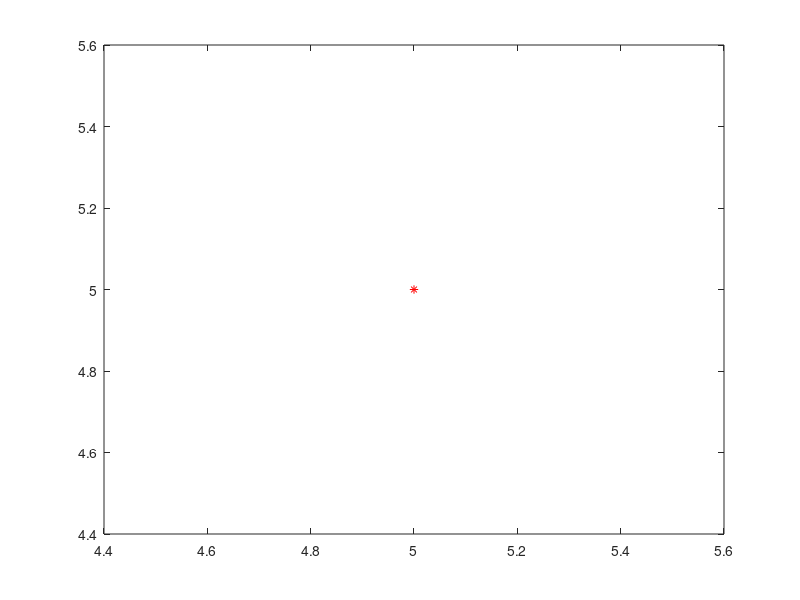

The MATLAB script that drew this image: (Note: this script raises an error after producing the figure.)
X = input('Introduzca el vector de puntos donde interpolar ');
n = size(X, 2);
funcion = input('Introduzca 1 si usará función (valores puntuales en caso contrario) ');
if funcion == 1
  g = input('Introduzca la función (p.ej. @(x) sin(x)) ');
  fplot(g, [min(X), max(X)]);
  hold on
  f = g(X);
else
    f = input('Introduzca el valor de la función en los puntos ');
end

if size(f) ~= n
    disp('Las dimensiones no coinciden ')
else
    plot(X,f,'r*');
    hold on
    
    % Inicializamos en j = 1
    P = f(1);   % Pol. interpolador hasta el pto x_j
    prod = 1;   % Productorio de x-x_i desde i = 1 hasta i = j-1
    D = f(1);   % D(i) = f[x_i, ..., x_j] al final de cada iteración
    
    for j=2:n       % Calculamos como si fueramos añadiendo ptos
        D(j) = f(j);
        for i=1:j-1
            D(j-i) = (D(j-i+1) - D(j-i)) / (X(j)-X(j-i));
        end
        prod = conv(prod, poly(X(j-1)));
        P = [0, P] + D(1).*prod;
    end
    
    fplot(poly2sym(P), [min(X), max(X)]);
    hold off
    
    seguir = input('Introduzca 1 si desea añadir otro punto (0 si no) ');
    while seguir == 1
        
        if funcion == 1
            a(1) = input('Introduzca nuevo punto ');
            a(2) = g(a(1));
        else
            a = input('Introduzca nuevo punto[x, f(x)] ');
        end
        
        igual = 0;
        error = 0;
        for i=1:n
            if X(i) == a(1)
                igual = 1;
                if f(i) ~= a(2)
                    error = 1;
                end
            end
        end
        if igual == 1       % Si el punto ya está no hacemos nada
            if error == 1   % Si está con otro valor damos mensaje de error
                disp('Ese valor de x tiene asociado otro valor ')
            end
        else
            n = n + 1;      % Si todo está bien añadimos el punto y calculamos el nuevo polinomio
            X(n) = a(1);
            f(n) = a(2);
            D(n) = f(n);
            for i=1:n-1
               D(n-i) = (D(n-i+1) - D(n-i)) / (X(n)-X(n-i));
            end
            prod = conv(prod, poly(X(n-1)));
            P = [0, P] + D(1).*prod;
            
            plot(X,f,'r*');
            hold on
            fplot(poly2sym(P), [min(X), max(X)]);
            if funcion == 1
                fplot(g, [min(X), max(X)]);
            end
            hold off
        end
        seguir = input('Introduzca 1 si desea añadir otro punto (0 si no) ');
    end
end